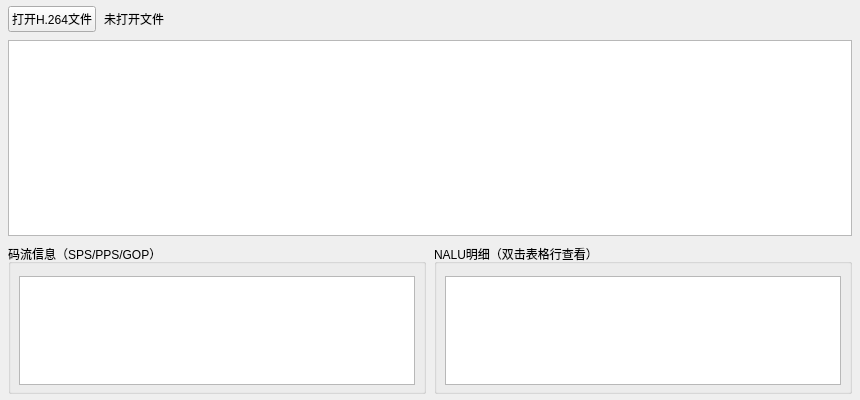
<?xml version="1.0" encoding="UTF-8"?>
<ui version="4.0">
 <class>FormH264Analyzer</class>
 <widget class="QWidget" name="FormH264Analyzer">
  <property name="geometry">
   <rect>
    <x>0</x>
    <y>0</y>
    <width>860</width>
    <height>400</height>
   </rect>
  </property>
  <property name="windowTitle">
   <string>Form</string>
  </property>
  <layout class="QVBoxLayout" name="mainLayout">
   <property name="spacing">
    <number>8</number>
   </property>
   <property name="leftMargin">
    <number>8</number>
   </property>
   <property name="topMargin">
    <number>6</number>
   </property>
   <property name="rightMargin">
    <number>8</number>
   </property>
   <property name="bottomMargin">
    <number>6</number>
   </property>
   <item>
    <layout class="QHBoxLayout" name="controlLayout">
     <property name="spacing">
      <number>8</number>
     </property>
     <item>
      <widget class="QPushButton" name="pushButton_H264OpenFile">
       <property name="text">
        <string>打开H.264文件</string>
       </property>
      </widget>
     </item>
     <item>
      <widget class="QLabel" name="label_H264FileInfo">
       <property name="text">
        <string>未打开文件</string>
       </property>
      </widget>
     </item>
     <item>
      <spacer name="horizontalSpacer">
       <property name="orientation">
        <enum>Qt::Horizontal</enum>
       </property>
       <property name="sizeHint" stdset="0">
        <size>
         <width>40</width>
         <height>20</height>
        </size>
       </property>
      </spacer>
     </item>
    </layout>
   </item>
   <item>
    <widget class="QTableWidget" name="tableWidget_H264Nalus">
     <property name="minimumSize">
      <size>
       <width>0</width>
       <height>140</height>
      </size>
     </property>
    </widget>
   </item>
   <item>
    <layout class="QHBoxLayout" name="bottomLayout">
     <property name="spacing">
      <number>8</number>
     </property>
     <item>
      <widget class="QGroupBox" name="groupBox_H264Info">
       <property name="maximumSize">
        <size>
         <width>16777215</width>
         <height>150</height>
        </size>
       </property>
       <property name="title">
        <string>码流信息（SPS/PPS/GOP）</string>
       </property>
       <layout class="QVBoxLayout" name="verticalLayout_Info">
        <property name="leftMargin">
         <number>8</number>
        </property>
        <property name="topMargin">
         <number>12</number>
        </property>
        <property name="rightMargin">
         <number>8</number>
        </property>
        <property name="bottomMargin">
         <number>6</number>
        </property>
        <item>
         <widget class="QPlainTextEdit" name="plainTextEdit_H264Info">
          <property name="minimumSize">
           <size>
            <width>0</width>
            <height>90</height>
           </size>
          </property>
          <property name="maximumSize">
           <size>
            <width>16777215</width>
            <height>140</height>
           </size>
          </property>
          <property name="readOnly">
           <bool>true</bool>
          </property>
         </widget>
        </item>
       </layout>
      </widget>
     </item>
     <item>
      <widget class="QGroupBox" name="groupBox_H264Detail">
       <property name="maximumSize">
        <size>
         <width>16777215</width>
         <height>150</height>
        </size>
       </property>
       <property name="title">
        <string>NALU明细（双击表格行查看）</string>
       </property>
       <layout class="QVBoxLayout" name="verticalLayout_NaluDetail">
        <property name="leftMargin">
         <number>8</number>
        </property>
        <property name="topMargin">
         <number>12</number>
        </property>
        <property name="rightMargin">
         <number>8</number>
        </property>
        <property name="bottomMargin">
         <number>6</number>
        </property>
        <item>
         <widget class="QPlainTextEdit" name="plainTextEdit_H264NaluDetail">
          <property name="minimumSize">
           <size>
            <width>0</width>
            <height>90</height>
           </size>
          </property>
          <property name="maximumSize">
           <size>
            <width>16777215</width>
            <height>140</height>
           </size>
          </property>
          <property name="readOnly">
           <bool>true</bool>
          </property>
         </widget>
        </item>
       </layout>
      </widget>
     </item>
    </layout>
   </item>
  </layout>
 </widget>
 <resources/>
 <connections/>
</ui>
